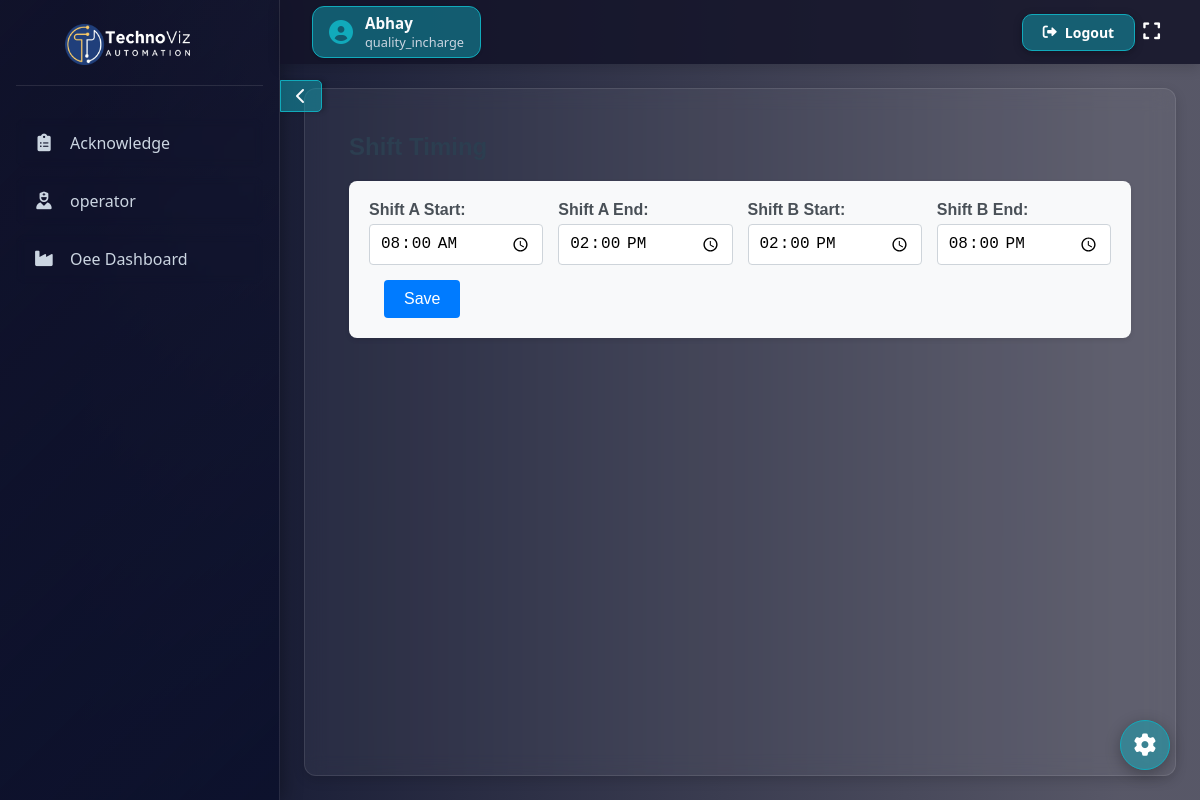
Page /shiftpage/ (signed in) on the committed database.
### checksheet1/models.py (models this page shows, shortened)
class CustomUser(AbstractUser):
    ROLE_CHOICES = [
        ("admin", "Admin"),
        ("quality_incharge", "Quality Incharge"),
        ("shift_incharge", "Shift Incharge"),
        ("operator", "Operator"),
    ]
    username = models.CharField(max_length=150, unique=False)
    employee_id = models.CharField(max_length=20, unique=True)  # New field
    role = models.CharField(max_length=20, choices=ROLE_CHOICES, default="admin")
    phone_number = models.CharField(max_length=15, blank=True, null=True)
    USERNAME_FIELD = "employee_id"  # Use employee_id for authentication
    REQUIRED_FIELDS = ["username", "email"]  # Keep username for internal use

class Shifttime(models.Model):
    shift_A_start = models.TimeField()
    shift_A_end = models.TimeField()
    shift_B_start = models.TimeField()
    shift_B_end = models.TimeField()

### checksheet1/views.py (the view, shortened to what this page needs)
# urls.py: path("shiftpage/", shiftpage, name="shiftpage"),
@login_required
def shiftpage(request):
    shift_instance = Shifttime.objects.first()
    return render(request, "checksheet/shift_page.html", {"shift": shift_instance})

### checksheet1/context_processors.py (called while the page is built)
def pending_requests_count(request):
    if request.user.is_authenticated and request.user.role == "admin":
        count = PasswordResetRequest.objects.filter(status="pending").count()
        return {"pending_requests_count": count}
    return {}

### checksheet1/templatetags/custom_tags.py (called while the page is built)
@register.filter
def has_page_access(user, page_name):
    if user.is_authenticated and user.role == "admin":
        return True  # Admin has all access
    return PageAccess.objects.filter(
        user=user, page_name=page_name, has_access=True
    ).exists()

### checksheet1/templates/checksheet/shift_page.html (shortened to what this page needs)
{% extends 'checksheet/base.html' %}
{% block content %}
<div class="shift-container">
  <h2>Shift Timing</h2>
  <form method="post" onsubmit="return validateShifts()" class="shift-form">
    <div class="shift-row">
      <div class="shift-group">
        <label for="shift_A_start">Shift A Start:</label>
        <input type="time" id="shift_A_start" name="shift_A_start" value="{{ shift.shift_A_start|time:'H:i' }}" required>
      </div>
      <div class="shift-group">
        <label for="shift_A_end">Shift A End:</label>
        <input type="time" id="shift_A_end" name="shift_A_end" value="{{ shift.shift_A_end|time:'H:i' }}" required>
      </div>
      <div class="shift-group">
        <label for="shift_B_start">Shift B Start:</label>
        <input type="time" id="shift_B_start" name="shift_B_start" value="{{ shift.shift_B_start|time:'H:i' }}" required>
      </div>
      <div class="shift-group">
        <label for="shift_B_end">Shift B End:</label>
        <input type="time" id="shift_B_end" name="shift_B_end" value="{{ shift.shift_B_end|time:'H:i' }}" required>
      </div>
      <div class="shift-button">
        <button type="submit">Save</button>
      </div>
    </div>
  </form>
</div>
{% endblock %}

### checksheet1/templates/checksheet/base.html (shortened to what this page needs)
<!DOCTYPE html>
<html lang="en">
<head>
    {% load custom_tags %}
    {% load static %}
    <link href="https://cdnjs.cloudflare.com/ajax/libs/font-awesome/6.0.0/css/all.min.css" rel="stylesheet">
    <link rel="stylesheet" href="{% static 'css/base.css' %}">
</head>
<body>
    {% if request.user.is_authenticated %}
    <nav class="navbar">
        <div class="navbar-left" style="display: flex; align-items: center;">
            <div class="user-info">
                <i class="fas fa-user-circle"></i>
                <div class="user-details">
                    <span class="user-name">{{ request.user.username }}</span>
                    <span class="user-role">{{ request.user.role|default:"No role" }}</span>
                </div>
            </div>
        </div>
        <a href="{% url 'logout' %}" class="logout-btn">
            <i class="fas fa-sign-out-alt"></i>
            Logout
        </a>
         <button class="fullscreen-btn" onclick="toggleFullScreen()" title="Toggle Full Screen">
                <i class="fas fa-expand"></i>
            </button>
    </nav>
    {% endif %}
    <button class="sidebar-toggle" onclick="toggleSidebar()">
        <i class="fas fa-chevron-left"></i>
    </button>
    <div class="sidebar">
        <div class="sidebar-header">
            <h3>
                <img src="{% static 'images/logo.jpg' %}" alt="Expanded Logo" class="sidebar-logo logo-toggle logo-expanded">
            </h3>
        </div>
        {% if request.user.is_authenticated %}
        {% if request.user|has_page_access:"acknowledgment_list" %}
        <a href="{% url 'acknowledgment_list' %}"><i class="fas fa-clipboard-list"></i><span class="sidebar-text">Acknowledge</span></a>
        {% endif %}
        <a href="{% url 'operator_dashboard' %}"><i class="fa-solid fa-user-nurse"></i><span class="sidebar-text">operator</span></a>
        <a href="http://abhay188.pythonanywhere.com/"><i class="fa-solid fa-industry"></i><span class="sidebar-text">Oee Dashboard</span></a>
        {% endif %}
    </div>
    <div class="content">
        <div class="content-inner">
            {% block content %}{% endblock %}
        </div>
        <div class="settings-float" id="settingsFloat">
            <i class="fas fa-cog"></i>
        </div>
    </div>
</body>
</html>

### checksheet1/templates/checksheet/shift_page.html (style rules this page uses)
.shift-container { max-width: 1200px; margin: 0 auto; padding: 20px; font-family: Arial, sans-serif; }
h2 { color: #2c3e50; margin-bottom: 20px; }
.shift-form { background-color: #f8f9fa; padding: 20px; border-radius: 8px; box-shadow: 0 2px 5px rgba(0,0,0,0.1); }
.shift-row { display: flex; flex-wrap: wrap; align-items: flex-end; gap: 15px; }
.shift-group { display: flex; flex-direction: column; min-width: 150px; flex: 1; }
.shift-group label { font-weight: bold; margin-bottom: 5px; color: #495057; }
.shift-group input { padding: 8px 10px; border: 1px solid #ced4da; border-radius: 4px; font-size: 16px; }
.shift-button { display: flex; align-items: flex-end; margin-left: 15px; }
button { background-color: #007bff; color: white; border: none; border-radius: 4px; padding: 10px 20px; font-size: 16px; cursor: pointer; transition: background-color 0.3s; }

### rows in the picture
CustomUser: user.username "Abhay", user.role "quality_incharge"
Shifttime: shift_A_start "08:00", shift_A_end "14:00", shift_B_start "14:00", shift_B_end "20:00"
